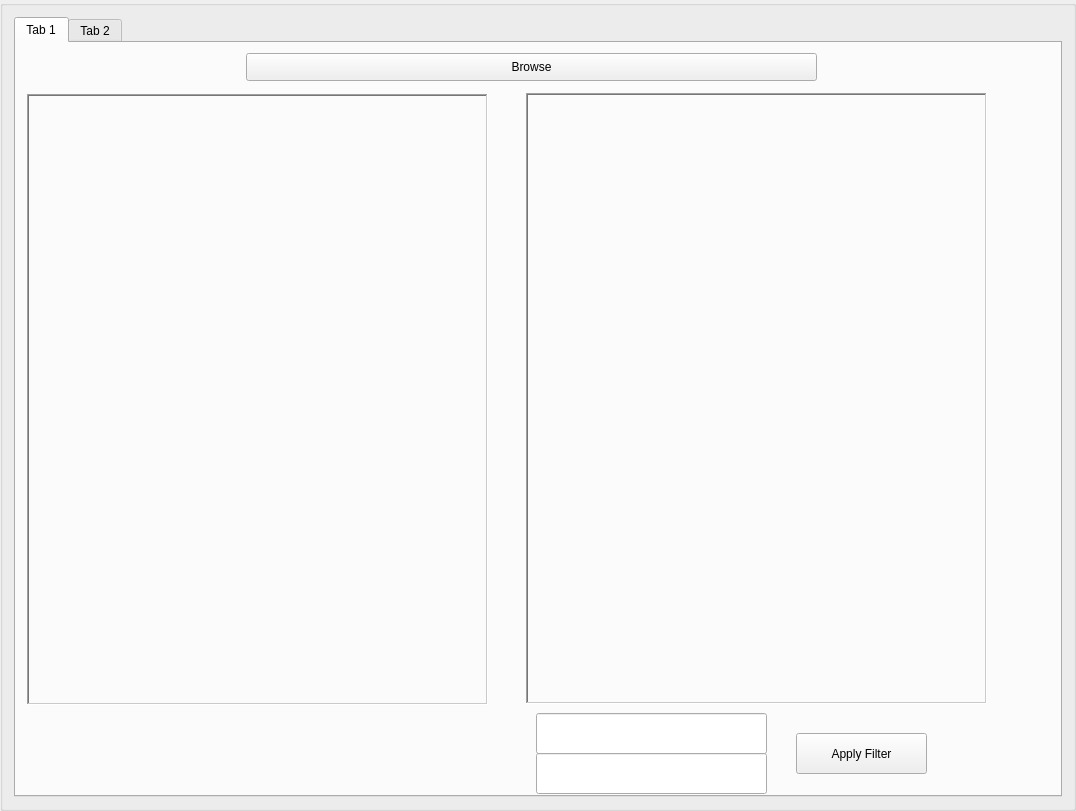
<?xml version="1.0" encoding="UTF-8"?>
<ui version="4.0">
 <class>GroupBox</class>
 <widget class="QGroupBox" name="GroupBox">
  <property name="geometry">
   <rect>
    <x>0</x>
    <y>0</y>
    <width>1076</width>
    <height>811</height>
   </rect>
  </property>
  <property name="windowTitle">
   <string>GroupBox</string>
  </property>
  <layout class="QHBoxLayout" name="horizontalLayout">
   <item>
    <widget class="QTabWidget" name="tabWidget">
     <property name="currentIndex">
      <number>0</number>
     </property>
     <widget class="QWidget" name="tab">
      <attribute name="title">
       <string>Tab 1</string>
      </attribute>
      <widget class="QLabel" name="labelOriginalImage">
       <property name="geometry">
        <rect>
         <x>11</x>
         <y>51</y>
         <width>461</width>
         <height>611</height>
        </rect>
       </property>
       <property name="frameShape">
        <enum>QFrame::WinPanel</enum>
       </property>
       <property name="frameShadow">
        <enum>QFrame::Sunken</enum>
       </property>
       <property name="text">
        <string/>
       </property>
       <property name="scaledContents">
        <bool>true</bool>
       </property>
      </widget>
      <widget class="QPushButton" name="pushButtonBrowse">
       <property name="geometry">
        <rect>
         <x>230</x>
         <y>10</y>
         <width>571</width>
         <height>28</height>
        </rect>
       </property>
       <property name="styleSheet">
        <string notr="true">font: 12pt &quot;MS Shell Dlg 2&quot;;</string>
       </property>
       <property name="text">
        <string>Browse</string>
       </property>
      </widget>
      <widget class="QLabel" name="labelFilteredImage">
       <property name="geometry">
        <rect>
         <x>510</x>
         <y>50</y>
         <width>461</width>
         <height>611</height>
        </rect>
       </property>
       <property name="frameShape">
        <enum>QFrame::WinPanel</enum>
       </property>
       <property name="frameShadow">
        <enum>QFrame::Sunken</enum>
       </property>
       <property name="text">
        <string/>
       </property>
       <property name="scaledContents">
        <bool>true</bool>
       </property>
      </widget>
      <widget class="QLineEdit" name="filterInput">
       <property name="geometry">
        <rect>
         <x>520</x>
         <y>670</y>
         <width>231</width>
         <height>41</height>
        </rect>
       </property>
      </widget>
      <widget class="QPushButton" name="pushButtonApply">
       <property name="geometry">
        <rect>
         <x>780</x>
         <y>690</y>
         <width>131</width>
         <height>41</height>
        </rect>
       </property>
       <property name="styleSheet">
        <string notr="true">font: 12pt &quot;MS Shell Dlg 2&quot;;</string>
       </property>
       <property name="text">
        <string>Apply Filter</string>
       </property>
      </widget>
      <widget class="QLineEdit" name="filterInput_2">
       <property name="geometry">
        <rect>
         <x>520</x>
         <y>710</y>
         <width>231</width>
         <height>41</height>
        </rect>
       </property>
      </widget>
     </widget>
     <widget class="QWidget" name="tab_2">
      <attribute name="title">
       <string>Tab 2</string>
      </attribute>
      <widget class="QLabel" name="labelNoisyImage">
       <property name="geometry">
        <rect>
         <x>10</x>
         <y>30</y>
         <width>461</width>
         <height>611</height>
        </rect>
       </property>
       <property name="frameShape">
        <enum>QFrame::WinPanel</enum>
       </property>
       <property name="frameShadow">
        <enum>QFrame::Sunken</enum>
       </property>
       <property name="text">
        <string/>
       </property>
       <property name="scaledContents">
        <bool>true</bool>
       </property>
      </widget>
      <widget class="QLabel" name="labelDenoisedImage">
       <property name="geometry">
        <rect>
         <x>530</x>
         <y>30</y>
         <width>461</width>
         <height>611</height>
        </rect>
       </property>
       <property name="frameShape">
        <enum>QFrame::WinPanel</enum>
       </property>
       <property name="frameShadow">
        <enum>QFrame::Sunken</enum>
       </property>
       <property name="text">
        <string/>
       </property>
       <property name="scaledContents">
        <bool>true</bool>
       </property>
      </widget>
      <widget class="QPushButton" name="pushButtonSAndPNoise">
       <property name="geometry">
        <rect>
         <x>130</x>
         <y>670</y>
         <width>281</width>
         <height>61</height>
        </rect>
       </property>
       <property name="styleSheet">
        <string notr="true">font: 12pt &quot;MS Shell Dlg 2&quot;;
</string>
       </property>
       <property name="text">
        <string>Salt And Pepper Noisy Image</string>
       </property>
      </widget>
      <widget class="QPushButton" name="pushButtonDeNoised">
       <property name="geometry">
        <rect>
         <x>650</x>
         <y>670</y>
         <width>221</width>
         <height>61</height>
        </rect>
       </property>
       <property name="styleSheet">
        <string notr="true">font: 12pt &quot;MS Shell Dlg 2&quot;;
</string>
       </property>
       <property name="text">
        <string>De-Noised Image</string>
       </property>
      </widget>
     </widget>
    </widget>
   </item>
  </layout>
 </widget>
 <resources/>
 <connections/>
</ui>
